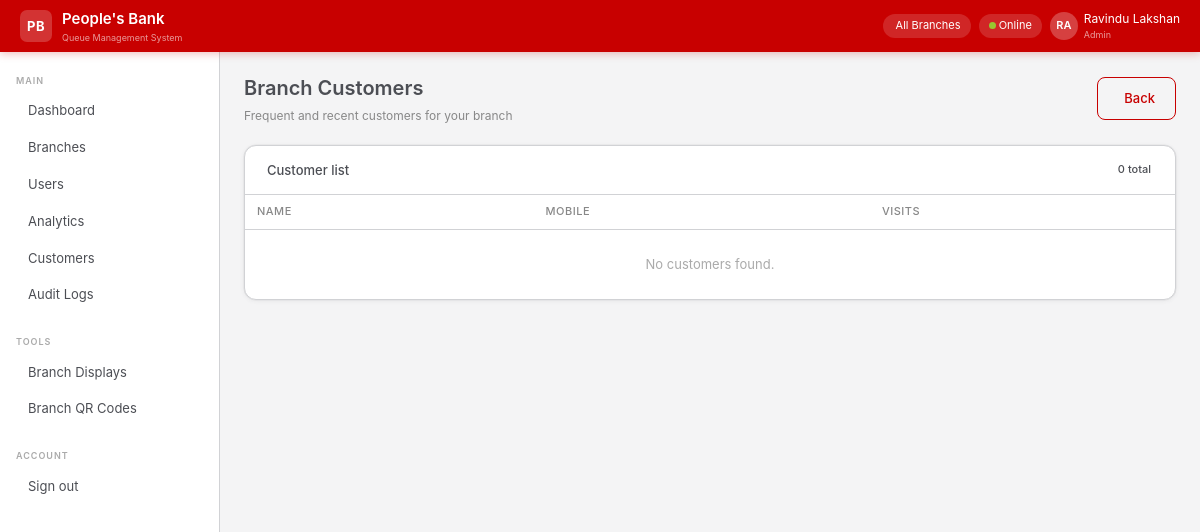
Page /manager/customers (signed in) on the committed database.
### app/models/user.py (models this page shows, shortened)
class User(UserMixin, db.Model):
    __tablename__ = "users"
    id            = db.Column(db.Integer, primary_key=True)
    branch_id     = db.Column(db.Integer, db.ForeignKey("branches.id"), nullable=True)
    employee_id   = db.Column(db.String(20), unique=True, nullable=False)
    full_name     = db.Column(db.String(120), nullable=False)
    email         = db.Column(db.String(120), unique=True, nullable=False)
    password_hash = db.Column(db.String(256), nullable=False)
    role          = db.Column(db.Enum(UserRole), nullable=False)
    is_active     = db.Column(db.Boolean, default=True)
    last_login    = db.Column(db.DateTime)
    created_at    = db.Column(db.DateTime, default=datetime.utcnow)
    branch        = db.relationship("Branch", back_populates="users")
    tokens_served = db.relationship("QueueToken", back_populates="served_by_officer",
                                    foreign_keys="QueueToken.served_by", lazy="dynamic")
    audit_logs    = db.relationship("AuditLog", back_populates="user", lazy="dynamic")

### app/views/manager_view.py (the view)
@manager_view_bp.route("/customers")
@login_required
@require_role(UserRole.BRANCH_MANAGER, UserRole.ADMIN)
def customers():
    branch_id = current_user.branch_id
    page = request.args.get("page", 1, type=int)
    rows = (db.session.query(Customer, func.count(QueueToken.id).label("visits"))
            .join(QueueToken, QueueToken.customer_id == Customer.id)
            .filter(QueueToken.branch_id == branch_id)
            .group_by(Customer.id)
            .order_by(func.count(QueueToken.id).desc())
            .paginate(page=page, per_page=25, error_out=False))
    return render_template("manager/customers.html",
        branch=current_user.branch,
        customers=rows.items,
        total=rows.total,
        page=page,
        pages=rows.pages,
    )

### app/extensions.py (called while the page is built)
@login_manager.user_loader
def load_user(user_id):
    from app.models import User
    return User.query.get(int(user_id))

### app/templates/manager/customers.html (shortened to what this page needs)
{% extends "base.html" %}
{% block content %}
<div class="pb-page-header">
  <div>
    <div class="pb-page-title">Branch Customers</div>
    <div class="pb-page-sub">Frequent and recent customers for {{ branch.name if branch else 'your branch' }}</div>
  </div>
  <a href="/manager/dashboard" class="btn-pb-outline"> Back</a>
</div>
<div class="pb-card">
  <div class="pb-card-header">
    <div class="pb-card-title">Customer list</div>
    <span class="pb-badge">{{ total }} total</span>
  </div>
  <div class="pb-card-body" style="padding:0;">
    <table class="pb-table">
      <thead><tr><th>Name</th><th>Mobile</th><th>Visits</th></tr></thead>
      <tbody>
        {% for customer in customers %}
        <tr>
          <td>{{ customer.full_name }}</td>
          <td style="color:#888;font-size:12px;">{{ customer.mobile }}</td>
          <td><strong>{{ customer.visits }}</strong></td>
        </tr>
        {% else %}
        <tr><td colspan="3" class="text-center py-4" style="color:#aaa;">No customers found.</td></tr>
        {% endfor %}
      </tbody>
    </table>
  </div>
</div>
{% endblock %}

### app/templates/base.html (shortened to what this page needs)
<!DOCTYPE html>
<html lang="en">
<head>
  <link href="https://cdn.jsdelivr.net/npm/bootstrap@5.3.2/dist/css/bootstrap.min.css" rel="stylesheet">
  <link href="https://cdn.jsdelivr.net/npm/@tabler/icons-webfont@3.3.0/dist/tabler-icons.min.css" rel="stylesheet">
  <link href="{{ url_for('static', filename='css/pbqms.css') }}" rel="stylesheet">
</head>
<body>
{% if current_user.is_authenticated %}
<nav class="pb-navbar">
  <a class="pb-navbar-brand" href="/">
    <div class="pb-navbar-logo">PB</div>
    <div>
      <div class="pb-navbar-name">People's Bank</div>
      <div style="font-size:9px;color:rgba(255,255,255,.6);">Queue Management System</div>
    </div>
  </a>
  <div class="pb-navbar-right">
    <div class="pb-navbar-chip">
      {{ current_user.branch.name if current_user.branch else 'All Branches' }}
    </div>
    <div class="pb-navbar-chip" id="connection-status">
      <span class="pb-online-dot"></span> Online
    </div>
    <div class="pb-navbar-user">
      <div class="pb-navbar-avatar">{{ current_user.full_name[:2].upper() }}</div>
      <div>
        <div>{{ current_user.full_name }}</div>
        <div style="font-size:9px;opacity:.6;">{{ current_user.role.value.replace('_',' ').title() }}</div>
      </div>
    </div>
  </div>
</nav>
<aside class="pb-sidebar">
  <div class="pb-sidebar-section">Main</div>
  {% if current_user.role.value == 'admin' %}
    <a href="/admin/dashboard" class="pb-sidebar-link {% if request.path == '/admin/dashboard' %}active{% endif %}">
       Dashboard
    </a>
    <a href="/admin/branches" class="pb-sidebar-link">
       Branches
    </a>
    <a href="/admin/users" class="pb-sidebar-link">
       Users
    </a>
    <a href="/admin/analytics" class="pb-sidebar-link">
       Analytics
    </a>
    <a href="/admin/customers" class="pb-sidebar-link">
       Customers
    </a>
    <a href="/admin/audit-logs" class="pb-sidebar-link">
       Audit Logs
    </a>
  {% endif %}
  <div class="pb-sidebar-section" style="margin-top:12px;">Tools</div>
  {% if current_user.role.value == 'admin' %}
    <a href="/admin/branches" class="pb-sidebar-link">
       Branch Displays
    </a>
    <a href="/admin/branches" class="pb-sidebar-link">
       Branch QR Codes
    </a>
  {% endif %}
  <div class="pb-sidebar-section" style="margin-top:12px;">Account</div>
  <a href="/auth/logout" class="pb-sidebar-link">
     Sign out
  </a>
</aside>
<main class="pb-main">
  {% block content %}{% endblock %}
</main>
{% else %}
  {% block public_content %}{% endblock %}
{% endif %}
</body>
</html>

### rows in the picture
User: full_name "RA", full_name "Ravindu Lakshan", role.value.replace "Admin"

### other values in the picture
{{ current_user.branch.name if current_user.branch else 'All Branches' }} "All Branches"
{{ branch.name if branch else 'your branch' }} "your branch"
{{ total }} "0"
